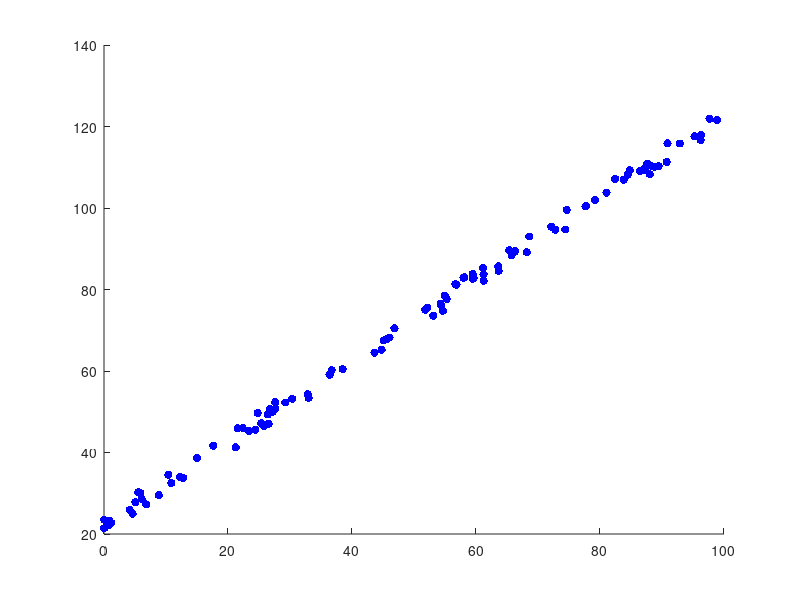

Write MATLAB code to recreate this figure. (Note: this script raises an error after producing the figure.)
%%%%%%%%%%%%%%%%%%Pre processing%%%%%%%%%%%%%%%
clear;
I = 100;

% generate input data
X =100*rand(I, 1); 
Y = X + 20 + 5*rand(I, 1); 
data = [X Y];

% training data
figure;
scatter(X,Y,'b','filled');
hold on


%Mean
mu = mean(X);
data-=mu;

%Normalize
sigma =  (data' * data)/I;

%%%%%%%%%%%%%%%PCA Algorithm%%%%%%%%%%%%%%%%
%compute singular value decomposition to get most significant eigenvectors
[U,~,~]= svd(sigma);
%Get most significant eigenvector
Uimp = U(:, 1);
%project X~ on U =>Y~
Y =  data * Uimp;
Xout = zeros(1:I,1);
Yout = zeros(1:I,1);
for i=1:I
Xout(i) =   -[X(i,1).*Uimp(2, :)];
Yout(i) =[ Y(i,1).*Uimp(1, :)];
endfor
%plot(Y(:,1), zeros(I, 1), 'r');
scatter(Xout, Yout, 'm');
hold on